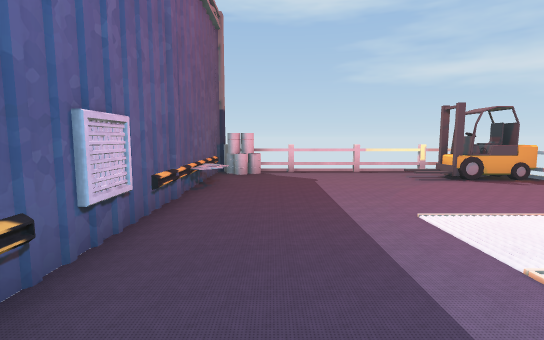
view 1 (above)

12 first-person views from a walk through a 3-D level made in the Unity game engine. The camera is 1.2 m above the floor, tilts 6° down and sees 85° across. The floor is counted in squares, 1 m on a side. Each view is taken from the middle of a square. On the plan, view 1 faces up. The plan holds only what a view shows up to about 13 squares ahead; the rest is blank. The place goes on beyond the plan. The player is left out.

view 2
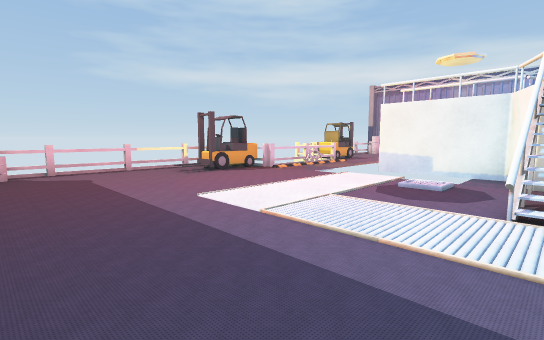

view 3
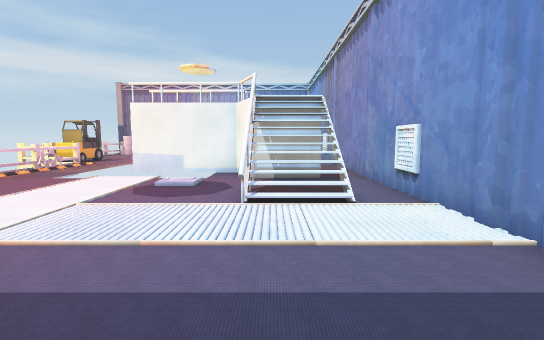

view 4
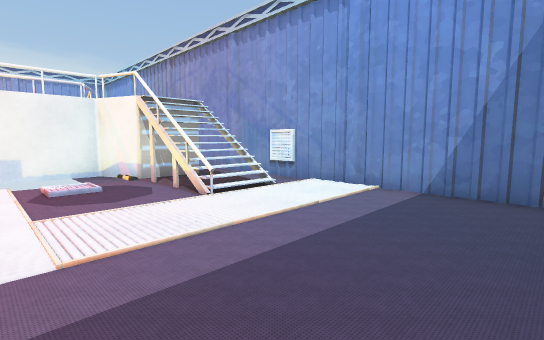

view 5
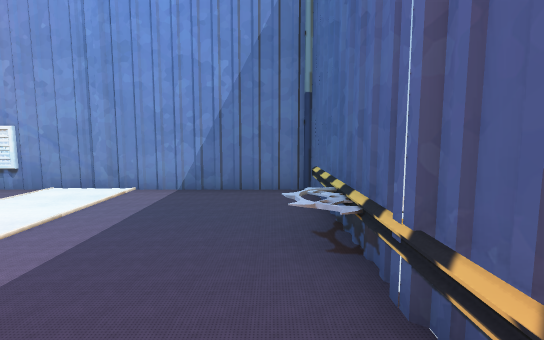

view 6
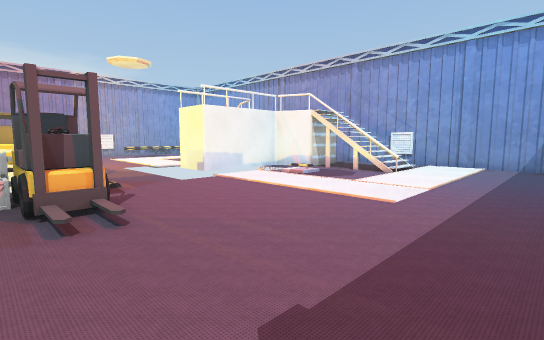

view 7
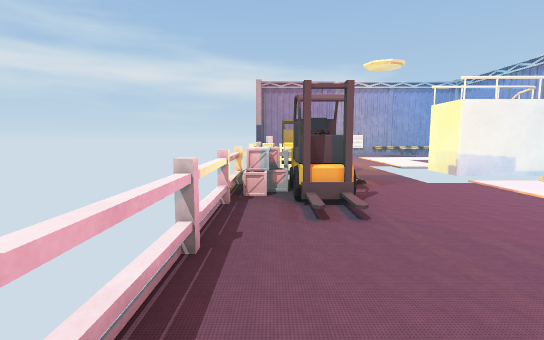

view 8
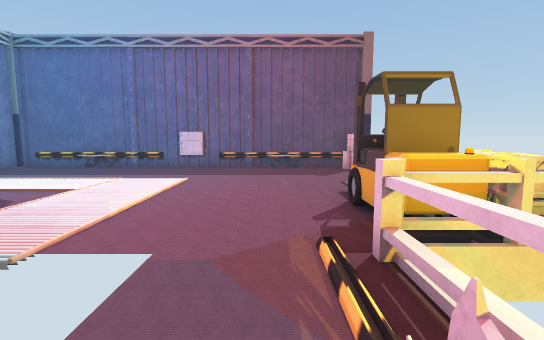

view 9
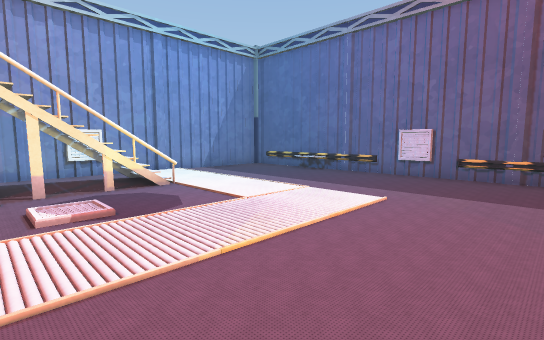

view 10
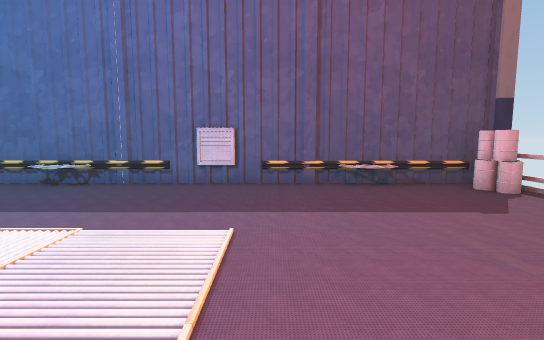

view 11
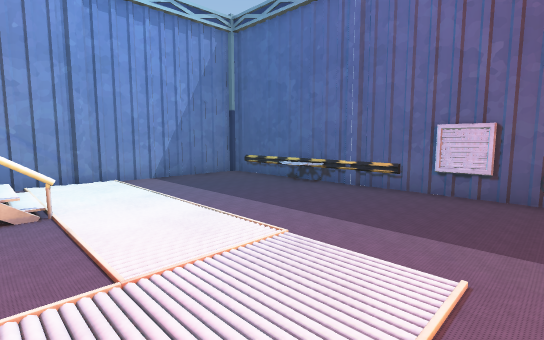

view 12
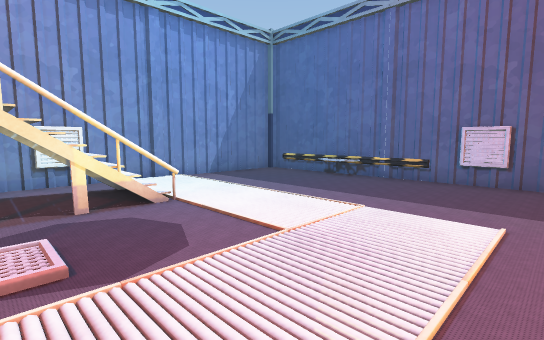

### Floor plan
Key: @ floor where view 1 was taken; # wall or solid block; . floor; / step, stairs or slope; = window, fence, low wall or low ledge; v drop or lower ground; P pillar; B barrel; F forklift; A barrier; E vent; C crate; O other object.
Columns run from 2 left of view 1 to 16 right of it. Each row starts with its distance up from view 1.
 11 PBOOOOOOO=
 10 #B.......C
  9 O......FFFv     FFF
  8 #.........AOOOOO
  7 #..............
  6 #..............
  5 #.........
  4 #....     .#
  3 E.... .....#
  2 #.... .....#
  1 #.... .....##
  0 #.@.. ..../##
 -1 #.....=////
 -2 O.... .////
 -3 #.... ......
 -4 ########E######

Positions as (right, up) in squares from view 1, and headings:
1: (0, 0), facing up
2: (-1, -1), facing up-right
3: (-1, -1), facing right
4: (-1, 3), facing down-right
5: (-1, 3), facing down
6: (0, 10), facing down-right
7: (0, 10), facing right
8: (11, 7), facing left
9: (8, 7), facing down-left
10: (6, 5), facing left
11: (5, 5), facing down-left
12: (7, 5), facing down-left
